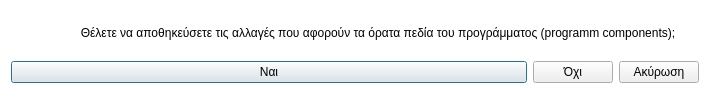
<?xml version="1.0" encoding="UTF-8"?>
<ui version="4.0">
 <class>Dialog</class>
 <widget class="QDialog" name="Dialog">
  <property name="geometry">
   <rect>
    <x>0</x>
    <y>0</y>
    <width>710</width>
    <height>98</height>
   </rect>
  </property>
  <property name="windowTitle">
   <string>Αποθήκευση αλλαγών</string>
  </property>
  <property name="windowIcon">
   <iconset resource="../../icons.qrc">
    <normaloff>:/rest-windows/assets/images/rest-windows/question.png</normaloff>:/rest-windows/assets/images/rest-windows/question.png</iconset>
  </property>
  <property name="styleSheet">
   <string notr="true">QDialog{
	background:white;
}</string>
  </property>
  <layout class="QGridLayout" name="gridLayout_2">
   <item row="1" column="0" colspan="2">
    <widget class="QFrame" name="frame">
     <property name="styleSheet">
      <string notr="true">QFrame{border:0px;}</string>
     </property>
     <property name="frameShape">
      <enum>QFrame::StyledPanel</enum>
     </property>
     <property name="frameShadow">
      <enum>QFrame::Raised</enum>
     </property>
     <layout class="QGridLayout" name="gridLayout">
      <property name="leftMargin">
       <number>0</number>
      </property>
      <property name="topMargin">
       <number>0</number>
      </property>
      <property name="rightMargin">
       <number>0</number>
      </property>
      <property name="bottomMargin">
       <number>0</number>
      </property>
      <item row="0" column="0">
       <widget class="QPushButton" name="save">
        <property name="sizePolicy">
         <sizepolicy hsizetype="Expanding" vsizetype="Fixed">
          <horstretch>0</horstretch>
          <verstretch>0</verstretch>
         </sizepolicy>
        </property>
        <property name="text">
         <string>Ναι</string>
        </property>
        <property name="icon">
         <iconset resource="../../icons.qrc">
          <normaloff>:/rest-windows/assets/images/rest-windows/save.png</normaloff>:/rest-windows/assets/images/rest-windows/save.png</iconset>
        </property>
       </widget>
      </item>
      <item row="0" column="1">
       <widget class="QPushButton" name="no_save">
        <property name="sizePolicy">
         <sizepolicy hsizetype="Fixed" vsizetype="Fixed">
          <horstretch>0</horstretch>
          <verstretch>0</verstretch>
         </sizepolicy>
        </property>
        <property name="text">
         <string>Όχι</string>
        </property>
       </widget>
      </item>
     </layout>
    </widget>
   </item>
   <item row="0" column="0">
    <widget class="QLabel" name="error">
     <property name="minimumSize">
      <size>
       <width>40</width>
       <height>40</height>
      </size>
     </property>
     <property name="maximumSize">
      <size>
       <width>40</width>
       <height>40</height>
      </size>
     </property>
     <property name="text">
      <string/>
     </property>
     <property name="pixmap">
      <pixmap resource="../../icons.qrc">:/rest-windows/assets/images/rest-windows/question.png</pixmap>
     </property>
     <property name="scaledContents">
      <bool>true</bool>
     </property>
    </widget>
   </item>
   <item row="1" column="2">
    <widget class="QPushButton" name="cancel">
     <property name="sizePolicy">
      <sizepolicy hsizetype="Fixed" vsizetype="Fixed">
       <horstretch>0</horstretch>
       <verstretch>0</verstretch>
      </sizepolicy>
     </property>
     <property name="text">
      <string>Ακύρωση</string>
     </property>
    </widget>
   </item>
   <item row="0" column="1" colspan="2">
    <widget class="QLabel" name="label">
     <property name="text">
      <string>Θέλετε να αποθηκεύσετε τις αλλαγές που αφορούν τα όρατα πεδία του προγράμματος (programm components);</string>
     </property>
     <property name="alignment">
      <set>Qt::AlignCenter</set>
     </property>
    </widget>
   </item>
  </layout>
 </widget>
 <resources>
  <include location="../../icons.qrc"/>
  <include location="../../icons.qrc"/>
 </resources>
 <connections/>
</ui>
